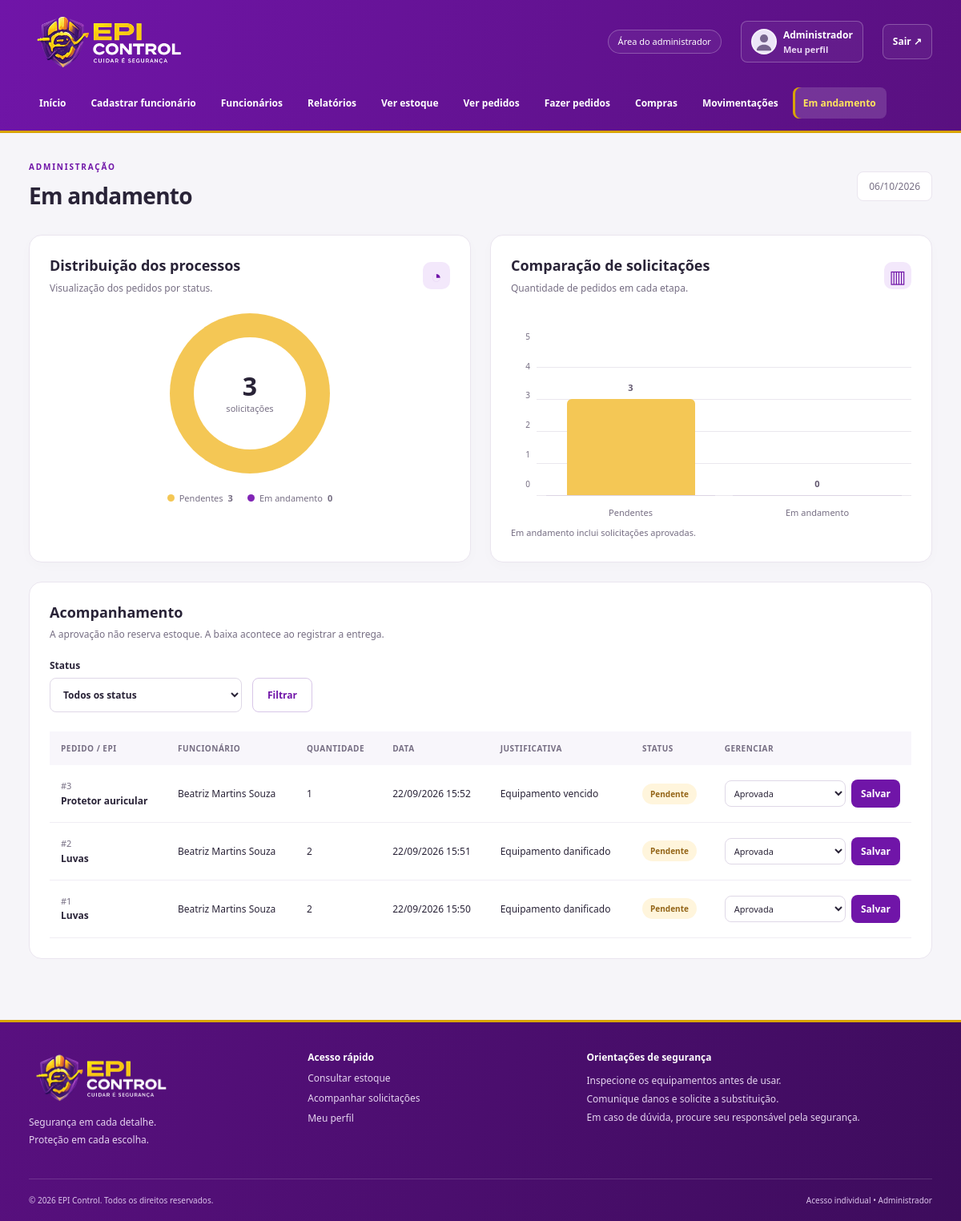
The page /andamento.php (signed in) on the database its author committed.
### tables this page shows
CREATE TABLE `tb_funcionarios` (
  `id_funcionario` int(11) NOT NULL,
  `nome_completo` varchar(100) NOT NULL,
  `cpf` varchar(20) DEFAULT NULL,
  `cargo` varchar(100) DEFAULT NULL,
  `setor` varchar(100) DEFAULT NULL,
  `foto_url` varchar(255) DEFAULT NULL,
  `email` varchar(100) NOT NULL,
  `senha` varchar(255) NOT NULL,
  `nivel_acesso` varchar(30) NOT NULL DEFAULT 'Funcionario'
);

CREATE TABLE `tb_solicitacoes` (
  `id_solicitacao` int(11) NOT NULL,
  `id_funcionario` int(11) NOT NULL,
  `id_epi` int(11) NOT NULL,
  `justificativa` text DEFAULT NULL,
  `status_solicitacao` varchar(30) NOT NULL DEFAULT 'Pendente',
  `data_solicitacao` datetime NOT NULL DEFAULT current_timestamp(),
  `quantidade` int(11) NOT NULL DEFAULT 1
);

CREATE TABLE `tb_epis` (
  `id_epi` int(11) NOT NULL,
  `nome_epi` varchar(100) NOT NULL,
  `descricao` text DEFAULT NULL,
  `quantidade_estoque` int(11) NOT NULL DEFAULT 0,
  `estoque_minimo` int(11) NOT NULL DEFAULT 0,
  `validade` int(11) DEFAULT NULL,
  `codigo` varchar(50) DEFAULT NULL,
  `ca` varchar(50) DEFAULT NULL
);

### app/Controllers/AppController.php (called while the page is built, shortened)
<?php
class AppController
{
    private array $user;
    private bool $admin;
    private string $page;
    public function handle(string $page): void {
        $this->page = $page;
        try {
            $this->model = new EpiModel(conectar());
            $this->user = $this->model->user((int)$_SESSION['id_funcionario']) ?? [];
            $this->admin = $this->user['nivel_acesso'] === 'Administrador';
            $data = ['error'=>$error ?? null,'title'=>$this->titles()[$page] ?? 'EPI Control'];
            $ownId = (int)$this->user['id_funcionario'];
            if (in_array($page,['home','homefunc','andamento','pedidos','minhassolicitacoes','relatorios'],true)) {
                $data['requests'] = $this->model->requests($this->admin ? null : $ownId);
                $data['counts'] = array_count_values(array_column($data['requests'],'status_solicitacao'));
            }
            $views = ['home'=>'dashboard','homefunc'=>'dashboard','andamento'=>'requests','pedidos'=>'requests','minhassolicitacoes'=>'requests','cadastro'=>'person-form','editarfunc'=>'person-form','perfil'=>'person-form','funcionarios'=>'employees','informacoes'=>'equipment','meuepi'=>'equipment','adicionarepi'=>'order-form','solicitar'=>'order-form','fazerpedidos'=>'order-form','estoque'=>'stock','compras'=>'purchases','movimentacoes'=>'history','relatorios'=>'reports','excluirfunc'=>'delete'];
            $this->page = $page;
            $this->render($views[$page] ?? 'message',$data);
        } catch (Throwable $e) {
            error_log((string)$e);
            http_response_code(503);
            $title = 'Sistema indisponível'; $message = 'Confira se o MySQL está iniciado e se o banco tcc foi configurado a partir de database/tcc.sql.';
            require __DIR__ . '/../Views/unavailable.php';
        }
    }
    private function titles(): array { return ['home'=>'Visão geral','homefunc'=>'Meu painel','cadastro'=>'Cadastrar funcionário','funcionarios'=>'Funcionários','editarfunc'=>'Editar funcionário','informacoes'=>'Informações do funcionário','excluirfunc'=>'Excluir funcionário','adicionarepi'=>'Entregar EPI','relatorios'=>'Relatórios','estoque'=>'Estoque de EPIs','pedidos'=>'Solicitações dos funcionários','fazerpedidos'=>'Novo pedido de compra','compras'=>'Compras','movimentacoes'=>'Movimentações','andamento'=>'Em andamento','meuepi'=>'Meu EPI','solicitar'=>'Solicitar EPI','minhassolicitacoes'=>'Minhas solicitações','perfil'=>'Meu perfil']; }
    private function render(string $view, array $data): void {
        extract($data);
        $user = $this->user; $admin = $this->admin; $page = $this->page;
        require __DIR__ . '/../../templates/header.php';
        require __DIR__ . '/../Views/' . $view . '.php';
        require __DIR__ . '/../../templates/footer.php';
    }
}

### app/dispatch.php (called while the page is built)
<?php
require_once __DIR__ . '/bootstrap.php';
require_once __DIR__ . '/Controllers/AppController.php';
(new AppController())->handle($route);

### andamento.php (called while the page is built)
<?php
$route = 'andamento';
require __DIR__ . '/app/dispatch.php';

### config/conexao.php (called while the page is built, shortened)
<?php
function conectar(): mysqli
{
    $ports = getenv('DB_PORT') ? [(int) getenv('DB_PORT')] : [3306, 3307];
    foreach ($ports as $port) {
        try {
            $db = new mysqli(getenv('DB_HOST') ?: '127.0.0.1', getenv('DB_USER') ?: 'root', getenv('DB_PASSWORD') ?: '', getenv('DB_NAME') ?: 'tcc', $port);
            $db->set_charset('utf8mb4');
            $db->query("SET time_zone = '-03:00'");
            $db->query("SET time_zone = '-03:00'");
            return $db;
        } catch (mysqli_sql_exception $e) { $lastError = $e; }
    }
    throw new RuntimeException('Banco indisponível. Inicie o MySQL no XAMPP e confira a configuração.', 0, $lastError);
}

### app/Models/EpiModel.php (called while the page is built, shortened)
<?php
class EpiModel
{
    public function run(string $sql, array $params = []): mysqli_stmt {
        $stmt = $this->db->prepare($sql);
        if ($params) {
            $types = implode('', array_map(fn($p) => is_int($p) ? 'i' : 's', $params));
            $stmt->bind_param($types, ...$params);
        }
        $stmt->execute();
        return $stmt;
    }
    public function all(string $sql, array $params = []): array { return $this->run($sql, $params)->get_result()->fetch_all(MYSQLI_ASSOC); }
    public function one(string $sql, array $params = []): ?array { return $this->all($sql, $params)[0] ?? null; }
    public function user(int $id): ?array { return $this->one('SELECT * FROM tb_funcionarios WHERE id_funcionario=?', [$id]); }
    public function requests(?int $userId = null): array {
        return $this->all('SELECT s.*,e.nome_epi,f.nome_completo FROM tb_solicitacoes s JOIN tb_epis e ON e.id_epi=s.id_epi JOIN tb_funcionarios f ON f.id_funcionario=s.id_funcionario' . ($userId !== null ? ' WHERE s.id_funcionario=?' : '') . ' ORDER BY s.data_solicitacao DESC,s.id_solicitacao DESC', $userId !== null ? [$userId] : []);
    }
}

### app/Views/requests-table.php (the view)
<div class="table-wrap"><table><thead><tr><th>Pedido / EPI</th><?php if($admin): ?><th>Funcionário</th><?php endif ?><th>Quantidade</th><th>Data</th><th>Justificativa</th><th>Status</th><?php if($admin && $page!=='relatorios'): ?><th>Gerenciar</th><?php endif ?></tr></thead><tbody>
<?php foreach($requests as $r): ?><tr><td><small>#<?= (int)$r['id_solicitacao'] ?></small><strong><?= e($r['nome_epi']) ?></strong></td><?php if($admin): ?><td><?= e($r['nome_completo']) ?></td><?php endif ?><td><?= (int)$r['quantidade'] ?></td><td class="nowrap"><?= e(dateBr($r['data_solicitacao'])) ?></td><td class="long-text"><?= e($r['justificativa']) ?></td><td><?= badge($r['status_solicitacao']) ?></td><?php if($admin && $page!=='relatorios'): ?><td><?php $transitions=['Pendente'=>['Aprovada','Recusada'],'Aprovada'=>['Em andamento','Entregue','Recusada'],'Em andamento'=>['Entregue','Recusada']]; if(isset($transitions[$r['status_solicitacao']])): ?><form method="post" class="inline-form"><?= csrf() ?><input type="hidden" name="id_solicitacao" value="<?= (int)$r['id_solicitacao'] ?>"><label class="sr-only" for="status-<?= (int)$r['id_solicitacao'] ?>">Novo status do pedido <?= (int)$r['id_solicitacao'] ?></label><select id="status-<?= (int)$r['id_solicitacao'] ?>" name="status"><?php foreach($transitions[$r['status_solicitacao']] as $s): ?><option><?= e($s) ?></option><?php endforeach ?></select><button class="button small">Salvar</button></form><?php else: ?><span class="muted">Finalizada</span><?php endif ?></td><?php endif ?></tr><?php endforeach ?>
<?php if(!$requests): ?><tr><td colspan="7" class="empty">Nenhuma solicitação encontrada.</td></tr><?php endif ?></tbody></table></div>

### templates/header.php (shortened to what this page needs)
<?php
$navigation = $admin ? ['home'=>'Início','cadastro'=>'Cadastrar funcionário','funcionarios'=>'Funcionários','relatorios'=>'Relatórios','estoque'=>'Ver estoque','pedidos'=>'Ver pedidos','fazerpedidos'=>'Fazer pedidos','compras'=>'Compras','movimentacoes'=>'Movimentações','andamento'=>'Em andamento'] : ['homefunc'=>'Início','meuepi'=>'Meu EPI','solicitar'=>'Solicitar EPI','minhassolicitacoes'=>'Minhas solicitações'];
?>
<!doctype html><html lang="pt-BR"><head><link rel="stylesheet" href="css/app.css?v=<?= filemtime(__DIR__.'/../css/app.css') ?>"></head>
<body><a class="skip-link" href="#conteudo">Pular para o conteúdo</a><header class="site-header"><div class="header-top container"><a class="brand" href="<?= $admin?'home.php':'homefunc.php' ?>"><img class="brand-logo" src="img/logohome.png" alt="EPI Control — Cuidar é segurança"></a><div class="header-actions"><span class="role-label"><?= $admin?'Área do administrador':'Área do funcionário' ?></span><a class="profile-link" href="perfil.php"><img src="<?= e(avatar($user)) ?>" alt="Foto de <?= e($user['nome_completo']) ?>"><span><strong><?= e($user['nome_completo']) ?></strong><small>Meu perfil</small></span></a><form method="post" action="logout.php"><?= csrf() ?><button class="text-button" type="submit">Sair ↗</button></form></div></div><nav class="main-nav container" aria-label="Navegação principal"><?php foreach($navigation as $url=>$label): ?><a href="<?= e($url) ?>.php" <?= $page===$url?'class="active" aria-current="page"':'' ?>><?= e($label) ?></a><?php endforeach ?></nav></header>
<main id="conteudo" class="container main-content"><div class="page-heading"><div><span class="eyebrow"><?= $admin?'ADMINISTRAÇÃO':'MINHA SEGURANÇA' ?></span><h1><?= e($title) ?></h1></div><span class="today"><?= date('d/m/Y') ?></span></div>

### app/bootstrap.php (shortened to what this page needs)
<?php
require_once __DIR__ . '/../config/conexao.php';
require_once __DIR__ . '/Models/EpiModel.php';
function e($value): string { return htmlspecialchars((string) ($value ?? ''), ENT_QUOTES | ENT_SUBSTITUTE, 'UTF-8'); }
function avatar(array $person): string {
    return in_array($person['foto_url'] ?? '', ['img/boy.png', 'img/woman.png'], true) ? $person['foto_url'] : 'img/avatar.svg';
}
function dateBr($date): string { return $date ? date('d/m/Y H:i', strtotime($date)) : '—'; }
function badge($status): string {
    $colors = ['Entregue'=>'success','Comprado'=>'success','Aprovada'=>'info','Em andamento'=>'info','Recusada'=>'danger','Não comprado'=>'danger','Pendente'=>'warning'];
    return '<span class="badge ' . ($colors[$status] ?? '') . '">' . e($status) . '</span>';
}

### rows shown on the page
tb_funcionarios: nome_completo "Administrador", nivel_acesso "Início", nivel_acesso "Cadastrar funcionário", nivel_acesso "Funcionários", nivel_acesso "Relatórios", nivel_acesso "Ver estoque", nivel_acesso "Ver pedidos", nivel_acesso "Fazer pedidos", nivel_acesso "Compras", nivel_acesso "Movimentações", nivel_acesso "Em andamento"
tb_solicitacoes: id_solicitacao "3", id_epi.nome_epi "Protetor auricular", id_funcionario.nome_completo "Beatriz Martins Souza", quantidade "1", data_solicitacao "22/09/2026 15:52", justificativa "Equipamento vencido", status_solicitacao "Pendente", status "Aprovada"
tb_solicitacoes: id_solicitacao "2", id_epi.nome_epi "Luvas", id_funcionario.nome_completo "Beatriz Martins Souza", quantidade "2", data_solicitacao "22/09/2026 15:51", justificativa "Equipamento danificado", status_solicitacao "Pendente", status "Aprovada"
tb_solicitacoes: id_solicitacao "1", id_epi.nome_epi "Luvas", id_funcionario.nome_completo "Beatriz Martins Souza", quantidade "2", data_solicitacao "22/09/2026 15:50", justificativa "Equipamento danificado", status_solicitacao "Pendente", status "Aprovada"

### other values the page prints
$title "Em andamento"
$processTotal "3"
$item['label'] "Pendentes"
$item['value'] "3"
$item['label'] "Em andamento"
$item['value'] "0"
$tick*$chartStep "5"
$tick*$chartStep "4"
$tick*$chartStep "3"
$tick*$chartStep "2"
$tick*$chartStep "1"
$tick*$chartStep "0"
